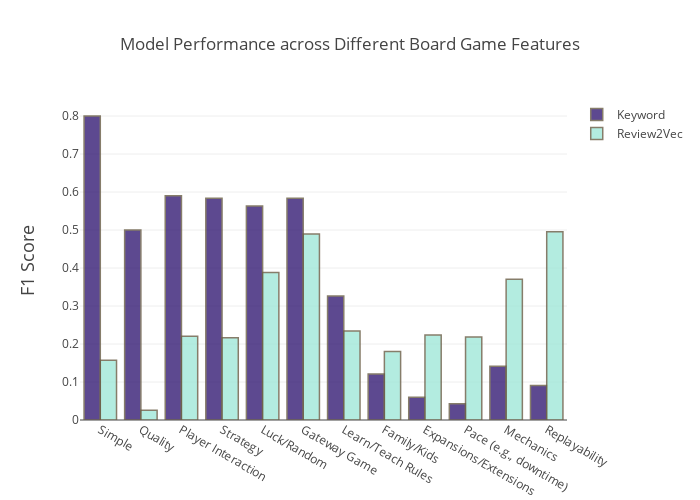

This figure's notebook cell:
### Code cell
### F1 Score - For presentation
trace1 = go.Bar(x=df_valid_metrics_both['xaxis_labels'], 
                y=df_valid_metrics_both['F1_kw'], 
                name='Keyword',
               marker=dict(
                    color='rgb(53,28,117)',
                    line=dict(
                        color='rgb(105,93,70)',
                        width=1.5,
                    )
                ),
            opacity = .8)
trace2 = go.Bar(x=df_valid_metrics_both['xaxis_labels'], 
                y=df_valid_metrics_both['F1_r2v'], 
                name='Review2Vec',
               marker=dict(
        color='rgb(161,232,217)',
        line=dict(
            color='rgb(105,93,70)',
            width=1.5,
        )
    ),
    opacity = .8)

data = [trace1, trace2]
layout = go.Layout(
    title='Model Performance across Different Board Game Features',
    yaxis=dict(
        title='F1 Score',
        titlefont=dict(size=18,)),
    barmode='group',
    autosize=False,
    width=700,
    height=500
    )

validation_fig = go.Figure(data=data, layout=layout)
plotly.offline.iplot(validation_fig)

### Figure 1 — Plotly figure (JSON) as saved in the notebook; plotly's stock layout.template omitted (floating-point values rounded to 4 significant figures)
{"data": [{"marker": {"color": "rgb(53,28,117)", "line": {"color": "rgb(105,93,70)", "width": 1.5}}, "name": "Keyword", "opacity": 0.8, "type": "bar", "x": ["Simple", "Quality", "Player Interaction", "Strategy", "Luck/Random", "Gateway Game", "Learn/Teach Rules", "Family/Kids", "Expansions/Extensions", "Pace (e.g., downtime)", "Mechanics", "Replayability"], "y": [0.8, 0.5, 0.5902, 0.5833, 0.563, 0.5838, 0.3265, 0.1212, 0.0597, 0.04255, 0.1414, 0.09091]}, {"marker": {"color": "rgb(161,232,217)", "line": {"color": "rgb(105,93,70)", "width": 1.5}}, "name": "Review2Vec", "opacity": 0.8, "type": "bar", "x": ["Simple", "Quality", "Player Interaction", "Strategy", "Luck/Random", "Gateway Game", "Learn/Teach Rules", "Family/Kids", "Expansions/Extensions", "Pace (e.g., downtime)", "Mechanics", "Replayability"], "y": [0.1571, 0.02597, 0.2203, 0.2165, 0.3879, 0.4896, 0.2339, 0.1802, 0.2234, 0.2184, 0.3702, 0.4953]}], "layout": {"autosize": false, "barmode": "group", "height": 500, "title": "Model Performance across Different Board Game Features", "width": 700, "yaxis": {"title": "F1 Score", "titlefont": {"size": 18}}}}
